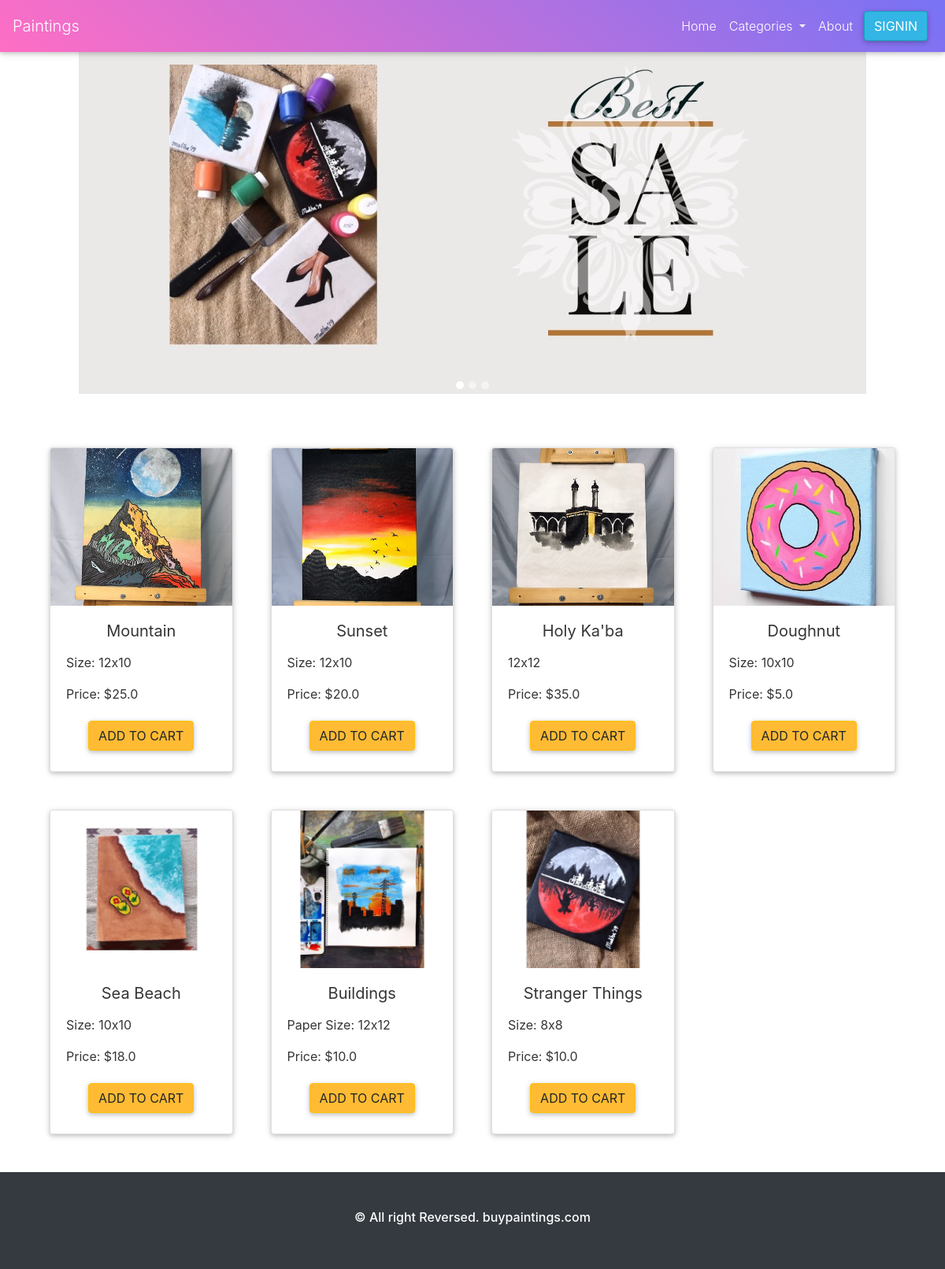
Before: / with the older database file.
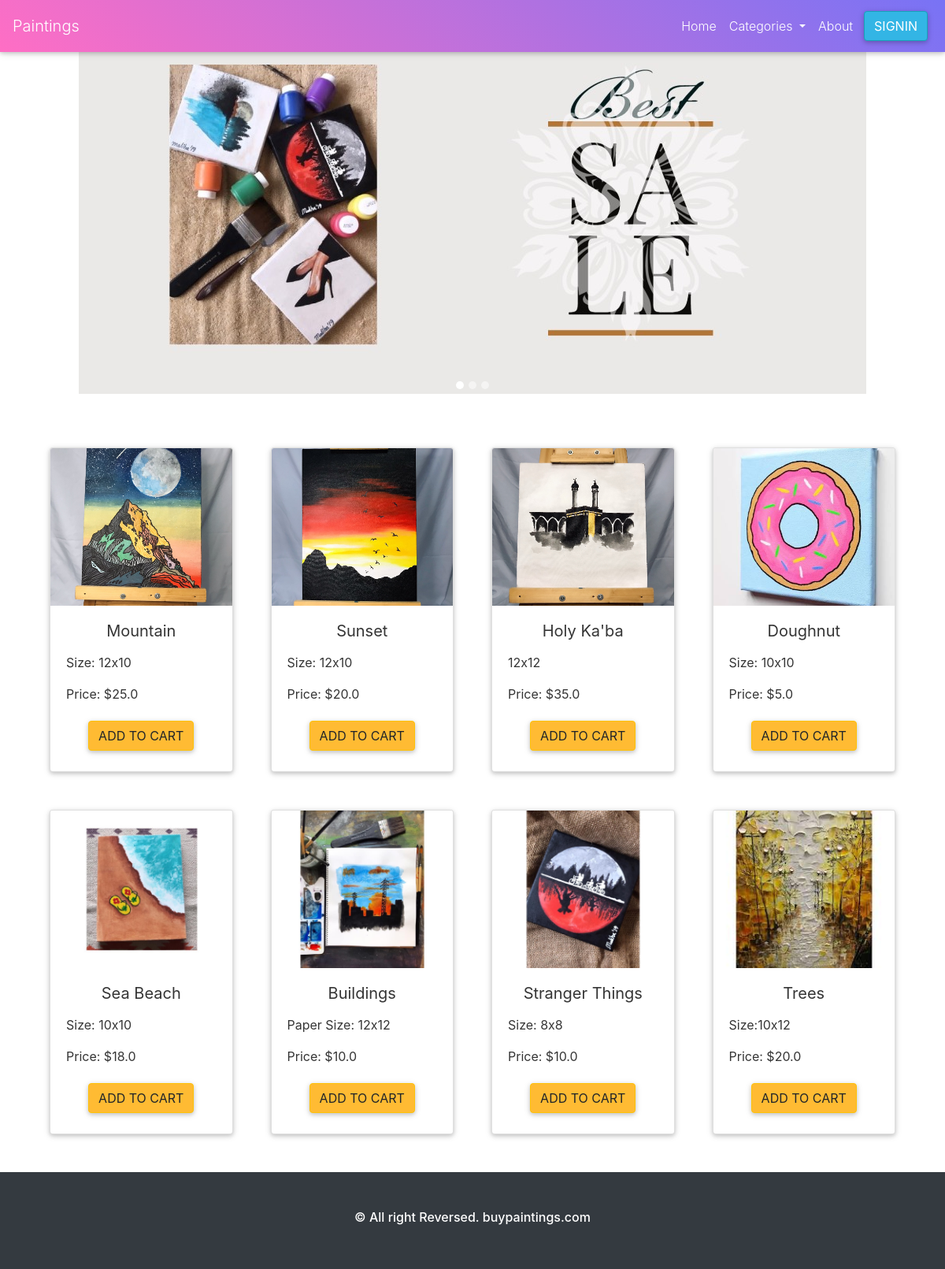
After: the same page with the newer database file.
### product/models.py (models this page shows, shortened)
class Product(models.Model):
    title = models.CharField(max_length=100, null=True)
    description = models.CharField(max_length=1000, null=True)
    product_image = models.ImageField(default="product.jpg", null=True)
    category = models.ForeignKey(Category, null=True, on_delete=models.CASCADE)
    price = models.FloatField('Price : $', null=True)
    date_created = models.DateTimeField(auto_now_add=True, null=True)

### home/views.py (the view)
# urls.py: path('', homeView, name='home'),
def homeView(request):
    product = Product.objects.all()
    category = Category.objects.all()
    return render(request, 'index.html', {'product': product, 'category': category})

### home/templates/index.html (shortened to what this page needs)
{% extends "base.html" %}
{%block content%}
{% load static %}
<div
id="carouselExampleIndicators"
class="carousel slide"
data-ride="carousel"
>
<ol class="carousel-indicators">
  <li
    data-target="#carouselExampleIndicators"
    data-slide-to="0"
    class="active"
  ></li>
  <li data-target="#carouselExampleIndicators" data-slide-to="1"></li>
  <li data-target="#carouselExampleIndicators" data-slide-to="2"></li>
</ol>
<div class="carousel-inner" role="listbox">
  <div class="carousel-item active">
    <img
      class="d-block w-100"
      src="{% static 'images/slide.jpg'%}"
      alt="First slide"
    />
  </div>
</div>
<a
  class="carousel-control-prev"
  href="#carouselExampleIndicators"
  role="button"
  data-slide="prev"
>
  <span class="carousel-control-prev-icon" aria-hidden="true"></span>
</a>
<a
  class="carousel-control-next"
  href="#carouselExampleIndicators"
  role="button"
  data-slide="next"
>
  <span class="carousel-control-next-icon" aria-hidden="true"></span>
</a>
</div>
<div class="container p-4">
  <div class="row row-cols-4">
    {% for i in product %}
    <div class="col p-4" id="{{i.id}}">
      <div class="card">
        <img src="{{ i.product_image.url }}" style="object-fit: cover;width: 100%;height: 200px;" class="card-img-top" alt="loading...">
        <div class="card-body">
          <h5 class="card-title text-center">{{i.title}}</h5>
          <p class="text-secondary"></p>{{i.description}}</p>
          <p class="text-secondary"></p>Price: ${{i.price}}</p>
          <div class="text-center">
            <a href="{% url 'cart' i.id %}#{{i.id}}" type="button" class="btn btn-warning">add to cart</a>
          </div>
        </div>
      </div>
    </div>
    {% endfor %}
  </div>
</div>
{%endblock content%}

### templates/base.html (shortened to what this page needs)
<!DOCTYPE html>
<html lang="en">
<head>
  {% load static %}
    <link rel="stylesheet" href="{% static 'css/style.css' %}">
    <link rel="stylesheet" href="{% static 'css/mdb.css' %}">
    <link rel="stylesheet" href="https://stackpath.bootstrapcdn.com/bootstrap/4.5.2/css/bootstrap.min.css">
    <link rel="stylesheet" href="https://cdnjs.cloudflare.com/ajax/libs/font-awesome/5.15.1/css/all.min.css"/>
<link rel="stylesheet" href="https://stackpath.bootstrapcdn.com/font-awesome/4.7.0/css/font-awesome.min.css">
</head>
<body>
    <nav class="navbar navbar-expand-lg navbar-dark bg-light fixed-top purple-gradient">
        <a class="navbar-brand" href="#">Paintings</a>
        <div class="collapse navbar-collapse" id="navbarSupportedContent">
          <ul class="navbar-nav ml-auto">
            <li class="nav-item">
              <a class="nav-link" href="{% url 'home' %}">Home</a>
            </li>
            <li class="nav-item dropdown">
              <a class="nav-link dropdown-toggle" href="#" id="navbarDropdown" role="button" data-toggle="dropdown" aria-haspopup="true" aria-expanded="false">
               Categories
              </a>
            </li>
            <li class="nav-item">
                <a class="nav-link" href="{% url 'about' %}">About</a>
              </li>
          </ul>
          {% if user.is_authenticated %}{% load cartcounter %}
            {% else %}
            <li class="nav-item btn btn-info">
              <a class="text-white" href="{% url 'signin' %}">Signin</a>
            </li>
          {% endif %}
        </div>
      </nav>
    {%block content%}
    {%endblock content%}
    <footer>
      <div class="p-0 m-0">
        <div class="bg-dark p-4 text-center">
            <p class="h6 p-4 text-white">© All right Reversed.<a class="text-white" href="#"> buypaintings.com</a></p>
        </div>
      </div>
    </footer>
</body>
</html>

### static/css/style.css (style rules this page uses)
* { padding: 0%; margin: 0%; scroll-behavior: smooth; color: #353535; }
.carousel-item img { padding: 20px 100px; width: 1000; height: 520px; object-fit: cover; }

Changed rows visible on the page:
added Product: product_image (picture), title "Trees", description "Size:10x12", price "20.0"
